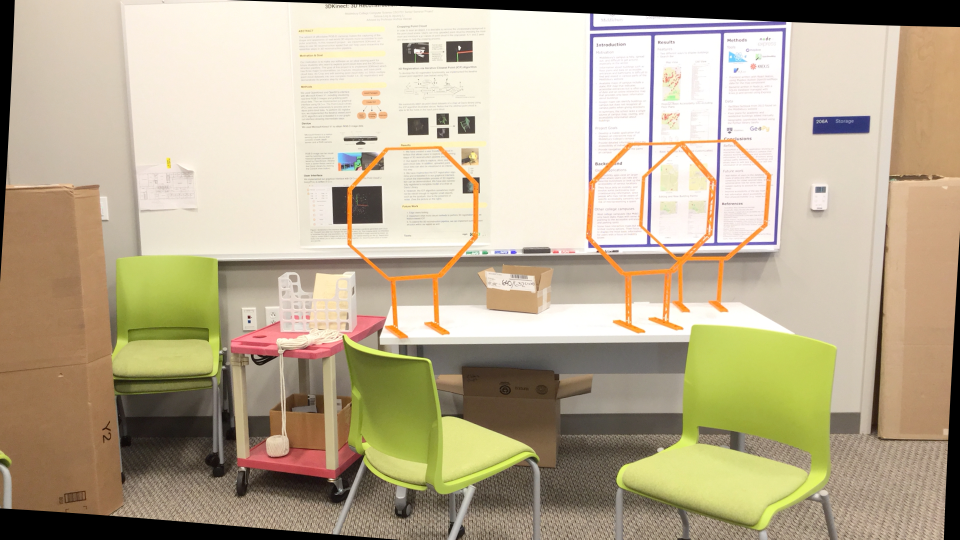
#> input picture data/octagon/im0.png, 1920 x 1080 px, found by its file name (shown at 1/2 size)
$ python octagon.py
#> lines starting #> are read from the running program, lines starting #| are printed output that depends on the picture
import numpy as np
import cv2 as cv
import copy
import matplotlib.pyplot as plt
import DrawCameras
import math

# Checks if a matrix is a valid rotation matrix.
# [39 lines left out: functions isRotationMatrix, rotationMatrixToEulerAngles, not called in this run]

# compute fundamental matrix
def getFunamentalMatrix(L,R):

    A = np.array([[L[0][0]*R[0][0] , L[0][0]*R[0][1], L[0][0] , L[0][1]*R[0][0] , L[0][1]*R[0][1] , L[0][1] , R[0][0] , R[0][1] , 1],
                  [L[1][0]*R[1][0] , L[1][0]*R[1][1], L[1][0] , L[1][1]*R[1][0] , L[1][1]*R[1][1] , L[1][1] , R[1][0] , R[1][1] , 1],
                  [L[2][0]*R[2][0] , L[2][0]*R[2][1], L[2][0] , L[2][1]*R[2][0] , L[2][1]*R[2][1] , L[2][1] , R[2][0] , R[2][1] , 1],
                  [L[3][0]*R[3][0] , L[3][0]*R[3][1], L[3][0] , L[3][1]*R[3][0] , L[3][1]*R[3][1] , L[3][1] , R[3][0] , R[3][1] , 1],
                  [L[4][0]*R[4][0] , L[4][0]*R[4][1], L[4][0] , L[4][1]*R[4][0] , L[4][1]*R[4][1] , L[4][1] , R[4][0] , R[4][1] , 1],
                  [L[5][0]*R[5][0] , L[5][0]*R[5][1], L[5][0] , L[5][1]*R[5][0] , L[5][1]*R[5][1] , L[5][1] , R[5][0] , R[5][1] , 1],
                  [L[6][0]*R[6][0] , L[6][0]*R[6][1], L[6][0] , L[6][1]*R[6][0] , L[6][1]*R[6][1] , L[6][1] , R[6][0] , R[6][1] , 1],
                  [L[7][0]*R[7][0] , L[7][0]*R[7][1], L[7][0] , L[7][1]*R[7][0] , L[7][1]*R[7][1] , L[7][1] , R[7][0] , R[7][1] , 1],
                  ])

    _, _, V_t = np.linalg.svd(A)
    V = V_t.T
    F = np.reshape(V[:, -1],(3,3))
    F = np.round_(F, decimals=3)

    if np.linalg.matrix_rank(F) == 3:

        U,S,V = np.linalg.svd(F)
        w = np.zeros((3,3))
        w[0,0] = S[1]
        w[1,1] = S[2]
        F = np.dot(U,np.dot(w,V))
        F = np.round_(F, decimals=3)
    return F

def bestFundamentalMatrix(list_kp1, list_kp2):
    epsilon = 0.10
    best_F = []
    highest_inlier = 0
    num_iteration = 5000
    best_kp1 = []
    best_kp2 = []
    for i in range(num_iteration):
        idx = np.random.choice(len(list_kp1) , 8 , replace=False)
        kp1 = list_kp1[idx,:]
        kp2 = list_kp2[idx,:]
        F = getFunamentalMatrix(kp1,kp2)

        inlier = 0
        for i in range(len(list_kp1)):
            x = np.array([list_kp1[i][0], list_kp1[i][1], 1])
            x_t = np.array([list_kp2[i][0], list_kp2[i][1], 1]).T
            if abs(np.dot(x_t,np.dot(F,x))) < epsilon:
                inlier += 1

        if inlier > highest_inlier:

            highest_inlier = inlier
            best_F = F
            best_kp1 = kp1
            best_kp2 = kp2
    return best_F, best_kp1, best_kp2

def extractCameraPose(essential_matrix):

    R_set = []
    C_set = []

    U,_,V = np.linalg.svd(essential_matrix)

    W = np.array([[0,-1,0],[1,0,0],[0,0,1]])

    C1 = U[:,-1]
    R1 = np.dot(U,np.dot(W,V))
    if np.linalg.det(R1) == -1:
        R1 = -R1
        C1 = -C1
    R_set.append(R1)
    C_set.append(C1)

    C2 = U[:,-1]
    R2 = np.dot(U,np.dot(W.T,V))
    if np.linalg.det(R2) == -1:
        R2 = -R2
        C2 = -C2
    R_set.append(R2)
    C_set.append(C2)

    C3 = -U[:,-1]
    R3 = np.dot(U,np.dot(W,V))
    if np.linalg.det(R3) == -1:
        R3 = -R3
        C3 = -C3
    R_set.append(R3)
    C_set.append(C3)

    C4 = -U[:,-1]
    R4 = np.dot(U,np.dot(W.T,V))
    if np.linalg.det(R4) == -1:
        R4 = -R4
        C4 = -C4
    R_set.append(R4)
    C_set.append(C4)

    return R_set, C_set

# [12 lines of commented-out code are left out]

def getMatchingFeature(image1, image2):

    des = cv.ORB_create()
    kp1, des1 = des.detectAndCompute(image1, None)
    kp2, des2 = des.detectAndCompute(image2, None)

    bf = cv.BFMatcher()
    matches = bf.knnMatch(des1, des2, k=2)

    lowe_ratio = 0.45

    best_matches = []
    for m,n in matches:
        if m.distance < lowe_ratio*n.distance:
            best_matches.append(m)

    draw_pt = []
    for m,n in matches:
        if m.distance < lowe_ratio*n.distance:
            draw_pt.append([m])

    list_kp1 = np.int32([kp1[mat.queryIdx].pt for mat in best_matches])
    list_kp2 = np.int32([kp2[mat.trainIdx].pt for mat in best_matches])
    final_image = cv.drawMatchesKnn(image1,kp1,image2,kp2,draw_pt,None,flags=cv.DrawMatchesFlags_NOT_DRAW_SINGLE_POINTS)

    return final_image , list_kp1, list_kp2

# [46 lines left out: functions calculateDisparity, computeDepthMap, not called in this run]

def projection_matrix(K, R, C):

    A = np.concatenate((np.identity(3),-C), axis=1)
    P = np.dot(K,np.dot(R,A))

    return P

#Function to find 3D point given 2D pixel locations
def linear_triangulation(R_set, C_set, left_pts, right_pts, K1, K2):

    x3D_set = []

    for i in range(len(R_set)):
        R1, R2 = np.identity(3), R_set[i]
        C1, C2 = np.zeros((3, 1)),  C_set[i].reshape(3,1)

        P1 = projection_matrix(K1, R1, C1)
        P2 = projection_matrix(K2, R2, C2)

        p1, p2, p3 = P1
        p1_, p2_, p3_ = P2

        p1, p2, p3 =  p1.reshape(1,-1), p2.reshape(1,-1), p3.reshape(1,-1)
        p1_, p2_, p3_ =  p1_.reshape(1,-1), p2_.reshape(1,-1), p3_.reshape(1,-1)

        x3D =[]

        for left_pt, right_pt in zip(left_pts, right_pts):
            x, y = left_pt
            x_, y_ = right_pt
            A = np.vstack((y * p3 - p2, p1 - x * p3, y_ * p3_ - p2_, p1_-x_ * p3_ ))
            _, _, Vt = np.linalg.svd(A)
            X = Vt[-1]
            X = X / X[-1]
            x3D.append(X[:3])

        x3D_set.append(x3D)

    return x3D_set

def disambiguateCameraPose(R_set, C_set, x3D_set):
    best_i = 0
    max_positive_depths = 0

    for i in range(len(R_set)):
        n_positive_depths=  0
        R, C = R_set[i],  C_set[i].reshape(-1, 1)
        r3 = R[2].reshape(1, -1)
        x3D = x3D_set[i]

        for X in x3D:
            X = X.reshape(-1, 1)
            if r3 @ (X - C) > 0 and X[2] > 0:
                n_positive_depths += 1

        if n_positive_depths > max_positive_depths:
            best_i = i
            max_positive_depths = n_positive_depths

    R, C = R_set[best_i], C_set[best_i]

    return R, C

def drawlines(img1, img2, lines, pts1, pts2):

    r, c,_ = img1.shape
    # print(r)
    # print(c)

    for r, pt1, pt2 in zip(lines, pts1, pts2):

        color = tuple(np.random.randint(0, 255,
                                        3).tolist())

        x0, y0 = map(int, [0, -r[2] / r[1] ])
        x1, y1 = map(int,
                     [c, -(r[2] + r[0] * c) / r[1] ])

        img1 = cv.line(img1,
                        (x0, y0), (x1, y1), color, 1)
        img1 = cv.circle(img1,
                          tuple(pt1), 5, color, -1)
        img2 = cv.circle(img2,
                          tuple(pt2), 5, color, -1)
    return img1, img2

def main():

    octagon_left = cv.imread('data/octagon/im0.png',1)
#> octagon_left is the input picture: shape (1080, 1920, 3); mean B, G, R 146.3, 172.5, 185.7
    octagon_left = cv.resize(octagon_left, (int(octagon_left.shape[1]*0.5), int(octagon_left.shape[0]*0.5)))
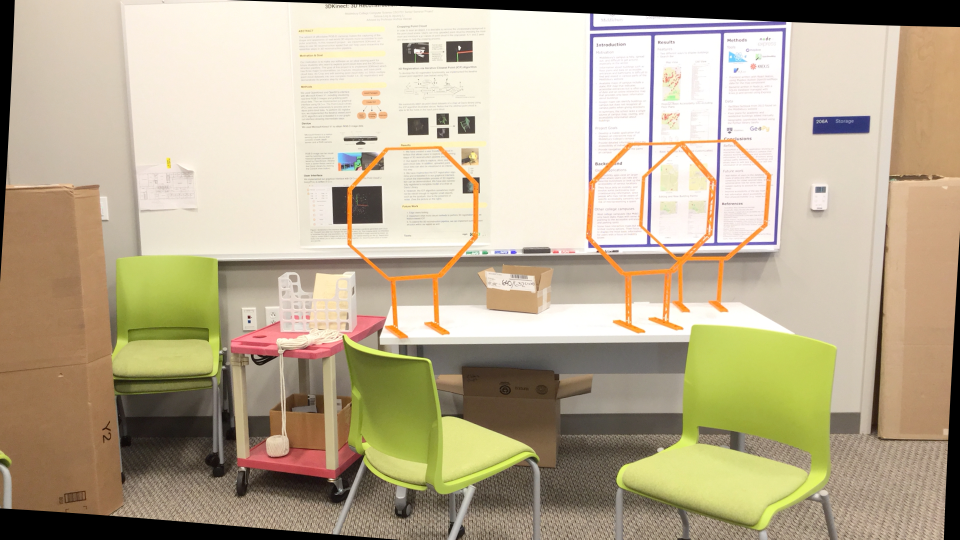
#> octagon_left: shape (540, 960, 3); mean B, G, R 146.5, 172.7, 185.8

    octagon_right = cv.imread('data/octagon/im1.png',1)
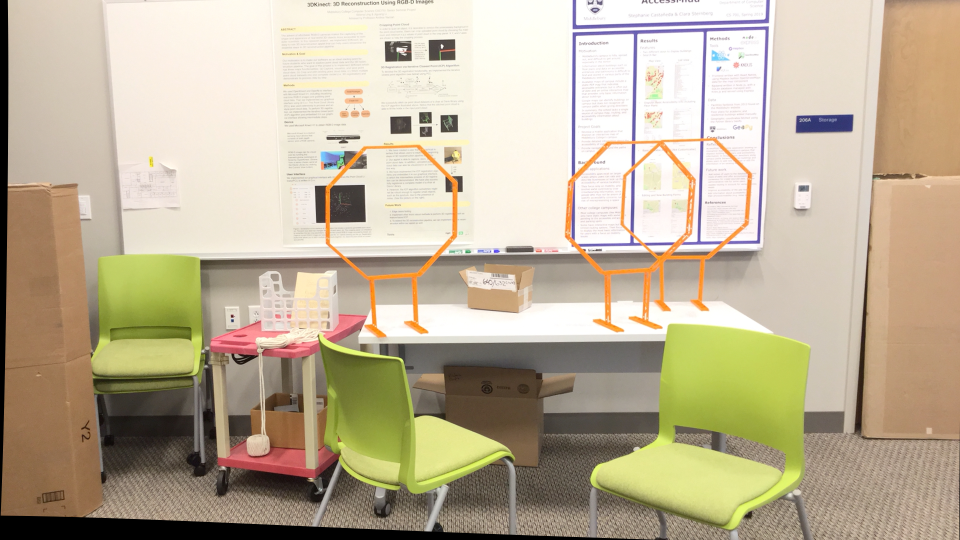
#> input picture data/octagon/im1.png, 1920 x 1080 px, found by its file name (shown at 1/2 size)
#> octagon_right is the input picture: shape (1080, 1920, 3); mean B, G, R 152.5, 177.2, 190.1
    octagon_right = cv.resize(octagon_right, (int(octagon_right.shape[1]*0.5), int(octagon_right.shape[0]*0.5)))
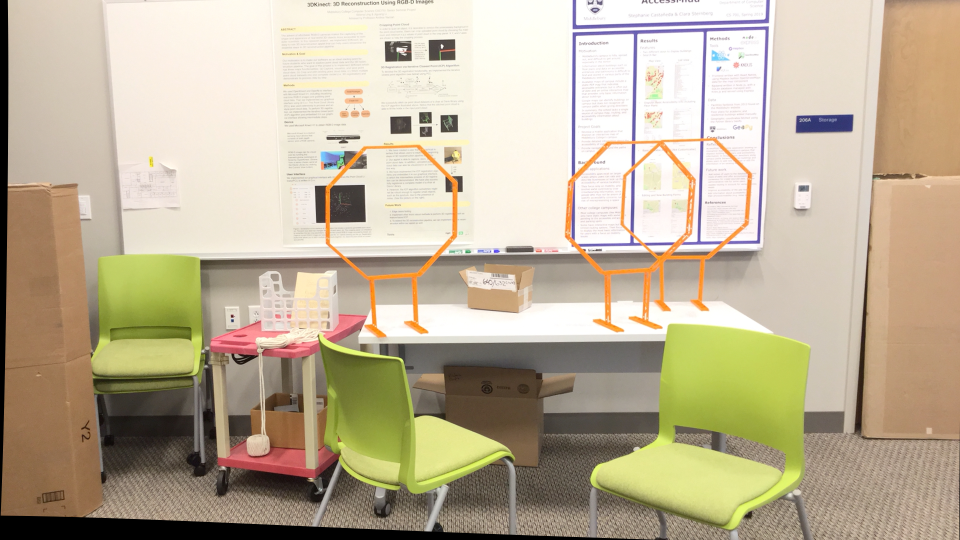
#> octagon_right: shape (540, 960, 3); mean B, G, R 152.6, 177.3, 190.2

    final_image, list_kp1, list_kp2 = getMatchingFeature(octagon_left, octagon_right)
#> in getMatchingFeature, `kp1, des1 = des.detectAndCompute(image1, None)`: kp1 = 500 keypoints; strongest (x, y, size): (333, 188, 31), (415, 50, 31), (334, 222, 31), (459, 48, 31)
#> in getMatchingFeature, `kp2, des2 = des.detectAndCompute(image2, None)`: kp2 = 500 keypoints; strongest (x, y, size): (397, 49, 31), (316, 186, 31), (317, 221, 31), (362, 186, 37.2)
#> in getMatchingFeature, `matches = bf.knnMatch(des1, des2, k=2)`: matches = 500 matches
#> after the loop in getMatchingFeature, `for m,n in matches:`: best_matches = 38 matches
#> in getMatchingFeature, `list_kp1 = np.int32([kp1[mat.queryIdx].pt for mat in best_matches])`: list_kp1 = 38 pairs, first value 248 to 824, second value 41 to 445
#> in getMatchingFeature, `list_kp2 = np.int32([kp2[mat.trainIdx].pt for mat in best_matches])`: list_kp2 = 38 pairs, first value 231 to 807, second value 40 to 445
#> in getMatchingFeature, `final_image = cv.drawMatchesKnn(image1,kp1,image2,kp2,draw_pt,None,fla..`:
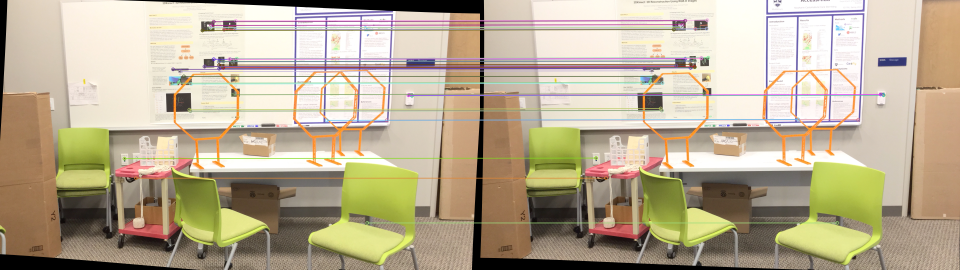
#> final_image: shape (540, 1920, 3) (shown at 1/2 size); mean B, G, R 147.6, 172.3, 185.4
    cv.imshow('Final_image', final_image)
    cv.imwrite('Feature_matching.png', final_image)

    kp1 = copy.copy(list_kp1)
#> kp1 has the same summary as list_kp1 in getMatchingFeature
    kp2 = copy.copy(list_kp2)
#> kp2 has the same summary as list_kp2 in getMatchingFeature
    F, best_kp1, best_kp2 = bestFundamentalMatrix(list_kp1, list_kp2)
#> the loop in bestFundamentalMatrix, `for i in range(num_iteration):` made 5000 passes
#> (idx, S in getFunamentalMatrix) on passes 1, 3, 5, 6, 8, 9, 10, 11, 12, 13, 16: ([22, 29, 16, 15, 11, 20, 26, 10], [0.99, 0.142, 3.98e-06]), ([25, 30, 10, 22, 17, 7, 24, 2], [1, 0.0445, 9.7e-06]), ([23, 28, 15, 17, 25, 1, 7, 5], [0.965, 0.26, 2.23e-06]), ([25, 37, 4, 28, 26, 0, 35, 30], [0.996, 0.094, 5.13e-07]), ([37, 14, 12, 6, 18, 27, 35, 23], [0.997, 0.0765, 3.28e-07]), ([37, 27, 22, 33, 1, 2, 5, 12], [0.996, 0.0872, 5.82e-06]), ([16, 24, 9, 2, 30, 6, 12, 34], [0.984, 0.183, 1.58e-06]), ([14, 32, 2, 5, 4, 34, 11, 31], [0.801, 0.598, 1.85e-06]), ([10, 29, 14, 18, 11, 12, 2, 6], [0.811, 0.584, 5.76e-06]), ([26, 34, 23, 13, 21, 36, 32, 5], [0.929, 0.371, 1.81e-06]), ([14, 3, 8, 27, 19, 33, 32, 20], [0.892, 0.449, 0.000409])
#> (idx, best_F) on passes 17, 25, 57: ([37, 8, 29, 33, 18, 7, 12, 28], [[0, 0, -0.056], [0, 0, 0.082], [0.051, -0.074, 0.991]]), ([2, 15, 14, 21, 0, 27, 7, 26], [[0, 0, -0.002], [0, 0, -0.065], [-0.002, 0.067, 0.996]]), ([16, 7, 37, 8, 25, 35, 14, 32], [[0, 0, -0.011], [0, 0, -0.04], [0.008, 0.041, 0.998]])
#> after the loop in bestFundamentalMatrix, `for i in range(num_iteration):`: best_kp1 = [[380, 222], [824, 191], [447, 58], [271, 355], [473, 117], [734, 445], [773, 240], [823, 190]]; best_kp2 = [[363, 220], [807, 190], [430, 57], [251, 355], [456, 115], [714, 445], [756, 239], [806, 189]]; highest_inlier = 38
#> F = [[0, 0, -0.001], [0, 0, -0.003], [0.001, 0.003, 0.023]]
    kp1 = list_kp1[:8]
#> kp1 = [[471, 41], [437, 123], [427, 43], [427, 118], [473, 117], [773, 240], [824, 191], [446, 122]]
    kp2 = list_kp2[:8]
#> kp2 = [[454, 40], [420, 122], [410, 41], [410, 117], [456, 115], [756, 239], [807, 190], [429, 121]]
    F = getFunamentalMatrix(kp1,kp2)
#> F = [[0, 0, -0.059], [0, 0, 0], [0.059, 0, 0.997]]
    # [5 lines of commented-out code are left out]

    K = np.array([[1742.11, 0, 804.90],[0, 1742.11, 541.22], [0, 0, 1]])

    # # essentail matrix
    E = np.dot(np.dot(K.T,F),K)
#> E = [[0, 0, -102.8], [0, 0, 0], [102.8, 0, 0.997]]
    U,S,V = np.linalg.svd(E)
#> U = [[0.705, 0.709, 0], [0, 0, -1], [-0.709, 0.705, 0]]; S = [103.3, 102.3, 0]; V = [[-0.705, 0, -0.709], [0.709, 0, -0.705], [0, 1, 0]]
    S = np.diag(S)
#> S = [[103.3, 0, 0], [0, 102.3, 0], [0, 0, 0]]
    S[-1,-1] = 0
    S[1,1] = 1
    S[0,0] = 1
    E = np.dot(np.dot(U,S),V)
#> E = [[0.00485, 0, -1], [0, 0, 0], [1, 0, 0.00485]]
    # print('=======')
    # print('Essential Matrix')
    # print(E)

    R_set, C_set = extractCameraPose(E)
#> in extractCameraPose, `U,_,V = np.linalg.svd(essential_matrix)`: U = [[0.922, 0.387, 0], [0, 0, -1], [-0.387, 0.922, 0]]; V = [[-0.383, 0, -0.924], [0.924, 0, -0.383], [0, 1, 0]]
#> in extractCameraPose, `C1 = U[:,-1]`: C1 = [0, -1, 0]
#> in extractCameraPose, `R1 = np.dot(U,np.dot(W,V))`: R1 = [[-1, 0, -0.00485], [0, -1, 0], [0.00485, 0, -1]]
#> in extractCameraPose, `C2 = U[:,-1]`: C2 = [0, -1, 0]
#> in extractCameraPose, `R2 = np.dot(U,np.dot(W.T,V))`: R2 = [[1, 0, 0.00485], [0, -1, 0], [-0.00485, 0, 1]]
#> in extractCameraPose, `C3 = -U[:,-1]`: C3 = [0, 1, 0]
#> in extractCameraPose, `R3 = np.dot(U,np.dot(W,V))`: R3 = [[-1, 0, -0.00485], [0, -1, 0], [0.00485, 0, -1]]
#> in extractCameraPose, `C4 = -U[:,-1]`: C4 = [0, 1, 0]
#> in extractCameraPose, `R4 = np.dot(U,np.dot(W.T,V))`: R4 = [[1, 0, 0.00485], [0, -1, 0], [-0.00485, 0, 1]]
#> R_set = [[[-1, 0, -0.00485], [0, -1, 0], [0.00485, 0, -1]], [[1, 0, 0.00485], [0, -1, 0], [-0.00485, 0, 1]], [[-1, 0, -0.00485], [0, -1, 0], [0.00485, 0, -1]], [[1, 0, 0.00485], [0, -1, 0], [-0.00485, 0, 1]]]; C_set = [[0, -1, 0], [0, -1, 0], [0, 1, 0], [0, 1, 0]]

    K1 = np.array([[1742.11, 0, 804.90],[0, 1742.11, 541.22], [0, 0, 1]])
    K2 = np.array([[1742.11, 0, 804.90],[0, 1742.11, 541.22], [0, 0, 1]])

    x3D_set = linear_triangulation(R_set, C_set, kp1, kp2, K1, K2)
#> the loop in linear_triangulation, `for i in range(len(R_set)):` made 4 passes
#> (R2, p1_, p2_, p3_) on passes 1 to 3: ([[-1, 0, -0.00485], [0, -1, 0], [0.00485, 0, -1]], [[-1738.2, 0, -813.3, 0]], [[2.62, -1742.1, -541.2, -1742.1]], [[0.00485, 0, -1, 0]]), ([[1, 0, 0.00485], [0, -1, 0], [-0.00485, 0, 1]], [[1738.2, 0, 813.3, 0]], [[-2.62, -1742.1, 541.2, -1742.1]], [[-0.00485, 0, 1, 0]]), ([[-1, 0, -0.00485], [0, -1, 0], [0.00485, 0, -1]], [[-1738.2, 0, -813.3, 0]], [[2.62, -1742.1, -541.2, 1742.1]], [[0.00485, 0, -1, 0]])
#> after the loop in linear_triangulation, `for i in range(len(R_set)):`: x3D_set = 4 items
#> x3D_set = 4 items
    R, C = disambiguateCameraPose(R_set, C_set, x3D_set)
#> the loop in disambiguateCameraPose, `for i in range(len(R_set)):` made 4 passes
#> (R, best_i, max_positive_depths) on pass 2: ([[1, 0, 0.00485], [0, -1, 0], [-0.00485, 0, 1]], 1, 8)
#> (R, C) on passes 3 to 4: ([[-1, 0, -0.00485], [0, -1, 0], [0.00485, 0, -1]], [0, 1, 0]), ([[1, 0, 0.00485], [0, -1, 0], [-0.00485, 0, 1]], [0, 1, 0])
#> after the loop in disambiguateCameraPose, `for i in range(len(R_set)):`: best_i = 1; max_positive_depths = 8
#> in disambiguateCameraPose, `R, C = R_set[best_i], C_set[best_i]`: C = [0, -1, 0]
#> R = [[1, 0, 0.00485], [0, -1, 0], [-0.00485, 0, 1]]; C = [0, -1, 0]
    # [9 lines of commented-out code are left out]
    lines1 = cv.computeCorrespondEpilines(list_kp2.reshape(-1, 1, 2), 2, F)
#> lines1 = 38 rows, first 8: [1, 0, -437.1], [1, 0, -403.1], [1, 0, -393.1], [1, 0, -393.1], [1, 0, -439.1], [1, 0, -739.1], [1, 0, -790.1], [1, 0, -412.1]
    lines1 = lines1.reshape(-1, 3)
    octagon_left_copy = copy.copy(octagon_left)
    # Find epilines corresponding to points in left image (first image) and
    # drawing its lines on right image
    lines2 = cv.computeCorrespondEpilines(list_kp1.reshape(-1, 1, 2), 2, F)
#> lines2 = 38 rows, first 8: [1, 0, -454.1], [1, 0, -420.1], [1, 0, -410.1], [1, 0, -410.1], [1, 0, -456.1], [1, 0, -756.1], [1, 0, -807.1], [1, 0, -429.1]
    lines2 = lines2.reshape(-1, 3)
    octagon_right_copy = copy.copy(octagon_left)

    octagon_left_epiline,_ = drawlines(octagon_left_copy,octagon_right_copy, lines1, list_kp1, list_kp2)
#> the loop in drawlines, `for r, pt1, pt2 in zip(lines, pts1, pts2): ` made 1 pass
#> (r, pt1, pt2, color) on pass 1: ([1, 0, -437.1], [471, 41], [454, 40], (208, 126, 109))
    octagon_right_epiline,_ = drawlines(octagon_right_copy, octagon_left_copy, lines2, list_kp2, list_kp1)
    image = np.concatenate((octagon_left_epiline,octagon_right_epiline), axis =1)
    # cv.imshow('Matching_Points_and_Epipolar_line.png', image)
    # cv.imwrite('Matching_Points_and_Epipolar_line.png', image)
    # cv.waitKey(0)

    h1, w1,_ = octagon_left.shape
    h2, w2,_ = octagon_right.shape
    _, H1, H2 = cv.stereoRectifyUncalibrated( np.float32(best_kp1), np.float32(best_kp2), F, imgSize=(w1, h1))

    octagon_left_rectified_epi = cv.warpPerspective(octagon_left_epiline, H1, (w1, h1))
    octagon_right_rectified_epi = cv.warpPerspective(octagon_right_epiline, H2, (w2, h2))
    image = np.concatenate((octagon_left_rectified_epi,octagon_right_rectified_epi), axis =1)
    cv.imshow('Rectified Epipolar Line', image)
    cv.imwrite('Rectified_Epipolar.png', image)
    cv.waitKey(0)

    octagon_left_rectified = cv.warpPerspective(octagon_left, H1, (w1, h1))
    octagon_right_rectified = cv.warpPerspective(octagon_right, H2, (w2, h2))

    octagon_left_rect_gray = cv.cvtColor(octagon_left_rectified , cv.COLOR_BGR2GRAY)
    octagon_right_rect_gray = cv.cvtColor(octagon_right_rectified , cv.COLOR_BGR2GRAY)

    disparity_map = calculateDisparity(octagon_left_rect_gray, octagon_right_rect_gray)
    disparity_heatmap = cv.applyColorMap(disparity_map, cv.COLORMAP_JET)
    cv.imshow('Disparity Map', disparity_map)
    cv.imwrite('Disparity_Map.png', disparity_map)
    cv.imshow('Disparity Heatmap', disparity_heatmap)
    cv.imwrite('Disparity_Heatmap.png', disparity_heatmap)

    baseline = 221.76
    f_x = 1742.11
    depth_map = computeDepthMap(disparity_map,baseline, f_x )
    depth_heatmap = cv.applyColorMap(depth_map, cv.COLORMAP_JET)
    cv.imshow('Depth Map', depth_map)
    cv.imwrite('Depth_Map.png', depth_map)
    cv.imshow('Depth Heatmap', depth_heatmap)
    cv.imwrite('Depth_Heatmap.png', depth_heatmap)


    cv.waitKey(0)


if __name__ == '__main__':
#> (the run stopped early here; a loop or call above may not have finished)
